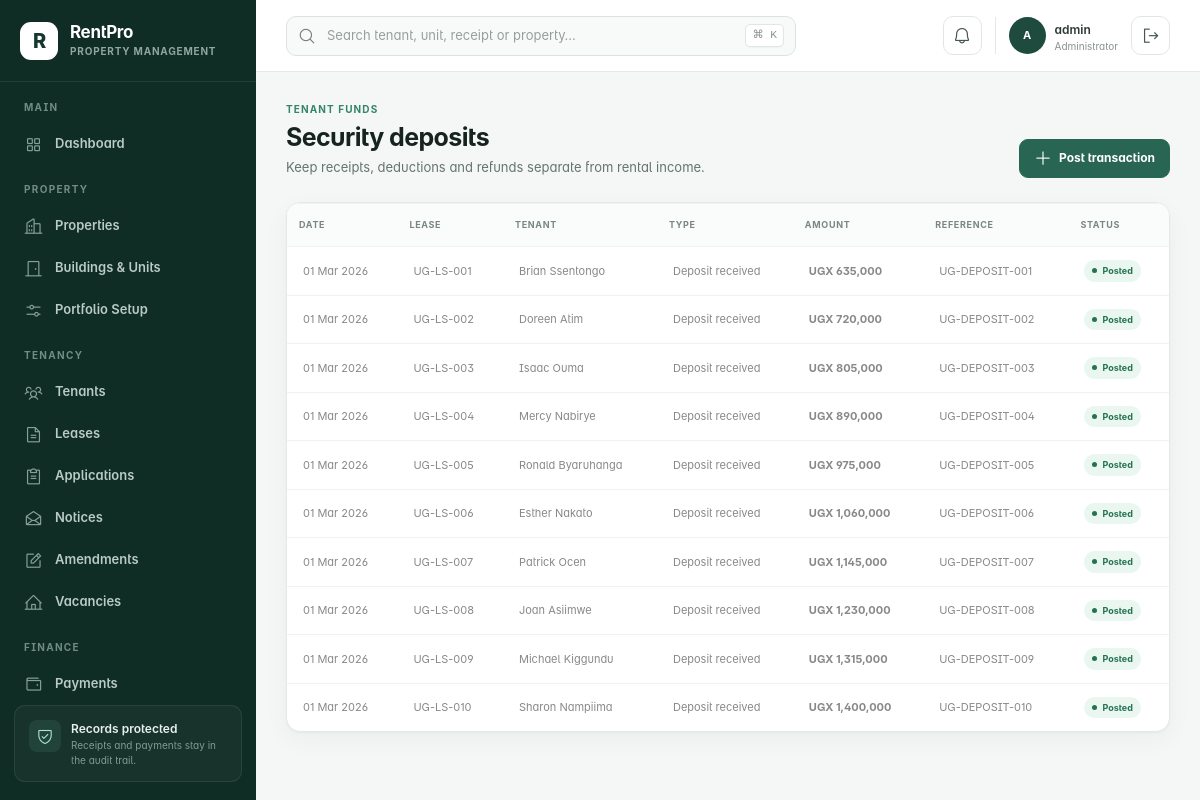
Screenshot of /deposits/ (signed in) with the database file from the repository.
### rentalapp/models.py (models this page shows, shortened)
class TimeStampedModel(models.Model):
    created_at = models.DateTimeField(default=timezone.now, editable=False)
    updated_at = models.DateTimeField(auto_now=True)
    class Meta:
        abstract = True

class SecurityDepositTransaction(TimeStampedModel):
    class TransactionType(models.TextChoices):
        RECEIPT = "receipt", "Deposit received"
        DEDUCTION = "deduction", "Deposit deduction"
        REFUND = "refund", "Deposit refund"
        ADJUSTMENT_IN = "adjustment_in", "Positive adjustment"
    class Status(models.TextChoices):
        POSTED = "posted", "Posted"
        VOID = "void", "Void"
    lease = models.ForeignKey(Lease, on_delete=models.PROTECT, related_name="deposit_transactions")
    transaction_type = models.CharField(max_length=20, choices=TransactionType.choices)
    amount = models.DecimalField(max_digits=14, decimal_places=2)
    transaction_date = models.DateField(default=timezone.localdate)
    reference = models.CharField(max_length=100, blank=True)
    reason = models.TextField(blank=True)
    status = models.CharField(max_length=20, choices=Status.choices, default=Status.POSTED)
    posted_by = models.ForeignKey(
        settings.AUTH_USER_MODEL,
        on_delete=models.PROTECT,
        related_name="posted_deposit_transactions",
        null=True,
        blank=True,
    )
    void_reason = models.TextField(blank=True)
    objects = ProtectedFinancialQuerySet.as_manager()
    class Meta:
        ordering = ("transaction_date", "id")
        constraints = [models.CheckConstraint(condition=models.Q(amount__gt=0), name="positive_deposit_transaction")]

class Lease(TimeStampedModel):
    class Status(models.TextChoices):
        DRAFT = "draft", "Draft"
        PENDING = "pending", "Pending approval"
        ACTIVE = "active", "Active"
        EXPIRING = "expiring", "Expiring soon"
        EXPIRED = "expired", "Expired"
        TERMINATED = "terminated", "Terminated"
        RENEWED = "renewed", "Renewed"
    FREQUENCY_CHOICES = (("monthly", "Monthly"), ("quarterly", "Quarterly"), ("annual", "Annual"))
    lease_number = models.CharField(max_length=30, unique=True)
    tenant = models.ForeignKey(Tenant, on_delete=models.PROTECT, related_name="leases")
    unit = models.ForeignKey(Unit, on_delete=models.PROTECT, related_name="leases")
    start_date = models.DateField()
    end_date = models.DateField()
    rent_amount = models.DecimalField(max_digits=14, decimal_places=2)
    billing_frequency = models.CharField(max_length=20, choices=FREQUENCY_CHOICES, default="monthly")
    due_day = models.PositiveSmallIntegerField(
        default=1, validators=[MinValueValidator(1), MaxValueValidator(28)]
    )
    security_deposit_required = models.DecimalField(max_digits=14, decimal_places=2, default=0)
    security_deposit_received = models.DecimalField(max_digits=14, decimal_places=2, default=0)
    notice_period_days = models.PositiveSmallIntegerField(default=30)
    status = models.CharField(max_length=20, choices=Status.choices, default=Status.DRAFT)
    notes = models.TextField(blank=True)
    application = models.OneToOneField(
        "RentalApplication",
        on_delete=models.PROTECT,
        related_name="lease",
        null=True,
        blank=True,
    )
    renewal_of = models.ForeignKey(
        "self",
        on_delete=models.PROTECT,
        related_name="renewals",
        null=True,
        blank=True,
    )
    signed_at = models.DateTimeField(null=True, blank=True)
    activated_at = models.DateTimeField(null=True, blank=True)
    terminated_at = models.DateTimeField(null=True, blank=True)
    termination_reason = models.TextField(blank=True)
    class Meta:
        ordering = ("-start_date", "lease_number")
        constraints = [
            models.UniqueConstraint(
                fields=("unit",),
                condition=models.Q(status__in=("active", "expiring")),
                name="one_current_lease_per_unit",
            )
        ]
    def __str__(self):
        return f"{self.lease_number} · {self.tenant}"

class Tenant(TimeStampedModel):
    class Status(models.TextChoices):
        PROSPECTIVE = "prospective", "Prospective"
        ACTIVE = "active", "Active"
        NOTICE_GIVEN = "notice_given", "Notice given"
        FORMER = "former", "Former"
        BLOCKED = "blocked", "Blocked"
    user = models.OneToOneField(
        settings.AUTH_USER_MODEL,
        on_delete=models.SET_NULL,
        null=True,
        blank=True,
        related_name="tenant_profile",
    )
    full_name = models.CharField(max_length=140, blank=True)
    phone = models.CharField(max_length=20)
    alternative_phone = models.CharField(max_length=20, blank=True)
    email = models.EmailField(blank=True)
    nationality = models.CharField(max_length=80, default="Ugandan", blank=True)
    national_id = models.CharField(max_length=30, blank=True)
    emergency_contact = models.CharField(max_length=100, blank=True)
    emergency_phone = models.CharField(max_length=20, blank=True)
    status = models.CharField(max_length=20, choices=Status.choices, default=Status.ACTIVE)
    class Meta:
        ordering = ("full_name", "id")
    def __str__(self):
        return self.full_name or (self.user.get_full_name() if self.user else self.phone)

### rentalapp/views.py (the view, shortened to what this page needs)
# urls.py: path("deposits/", views.deposit_list, name="deposit_list"),
@login_and_roles_required(*FINANCE_ROLES)
def deposit_list(request):
    form = SecurityDepositTransactionForm(request.POST or None, initial={"lease": request.GET.get("lease")})
    return render(
        request,
        "finance/deposits.html",
        {
            "transactions": SecurityDepositTransaction.objects.select_related("lease__tenant", "lease__unit", "posted_by"),
            "form": form,
        },
    )

### rentalapp/forms.py (shortened to what this page needs)
class SecurityDepositTransactionForm(StyledModelForm):
    class Meta:
        model = SecurityDepositTransaction
        fields = ("lease", "transaction_type", "amount", "transaction_date", "reference", "reason")
        widgets = {"transaction_date": forms.DateInput(attrs={"type": "date"})}
    def __init__(self, *args, **kwargs):
        super().__init__(*args, **kwargs)
        self.fields["lease"].queryset = Lease.objects.exclude(
            status__in=(Lease.Status.DRAFT, Lease.Status.PENDING)
        ).select_related("tenant", "unit")

### rentalapp/context_processors.py (called while the page is built)
def workspace_context(request):
    notifications = Notification.objects.filter(is_read=False)
    if request.user.is_authenticated:
        notifications = notifications.filter(Q(user=request.user) | Q(user__isnull=True))
    else:
        notifications = notifications.filter(user__isnull=True)
    role = get_user_role(request.user)
    if role == "tenant":
        home_url = reverse("tenant_portal")
    elif role == "landlord":
        home_url = reverse("landlord_portal")
    elif role in STAFF_ROLES:
        home_url = reverse("dashboard")
    else:
        home_url = reverse("home")
    return {
        "workspace_notifications": notifications[:5],
        "workspace_notification_count": notifications.count(),
        "workspace_role": role,
        "workspace_home_url": home_url,
    }

### rentalapp/permissions.py (called while the page is built)
def get_user_role(user):
    if not getattr(user, "is_authenticated", False):
        return None
    if user.is_superuser:
        return UserProfile.Role.ADMINISTRATOR
    profile = getattr(user, "rental_profile", None)
    if not profile or not profile.is_active:
        return UserProfile.Role.VIEWER
    return profile.role

def user_has_role(user, roles):
    return get_user_role(user) in roles

def login_and_roles_required(*roles, write_only=False):
    def decorator(view):
        @wraps(view)
        def wrapped(request, *args, **kwargs):
            if not request.user.is_authenticated:
                return redirect_to_login(request.get_full_path())
            should_check = not write_only or request.method not in ("GET", "HEAD", "OPTIONS")
            if roles and should_check and not user_has_role(request.user, roles):
                raise PermissionDenied("Your role does not allow this action.")
            return view(request, *args, **kwargs)
        return wrapped
    return decorator

### rentalapp/templatetags/rental_tags.py (called while the page is built)
@register.filter
def initials(value):
    words = str(value or "R").split()
    return "".join(word[0] for word in words[:2]).upper()

### rentalapp/templates/finance/deposits.html (shortened to what this page needs)
{% extends 'base.html' %}{% load rental_tags %}
{% block content %}<header class="page-header"><div><span class="eyebrow">Tenant funds</span><h1>Security deposits</h1><p>Keep receipts, deductions and refunds separate from rental income.</p></div><button class="btn btn-primary" data-bs-toggle="modal" data-bs-target="#depositTransaction"><i class="ph ph-plus"></i> Post transaction</button></header><section class="data-card"><table class="table"><thead><tr><th>Date</th><th>Lease</th><th>Tenant</th><th>Type</th><th>Amount</th><th>Reference</th><th>Status</th></tr></thead><tbody>{% for item in transactions %}<tr><td>{{ item.transaction_date|date:'d M Y' }}</td><td><a href="{% url 'lease_detail' item.lease.pk %}">{{ item.lease.lease_number }}</a></td><td>{{ item.lease.tenant }}</td><td>{{ item.get_transaction_type_display }}</td><td class="money">{{ item.amount|ugx }}</td><td>{{ item.reference|default:'—' }}</td><td><span class="status-pill {{ item.status|status_class }}">{{ item.get_status_display }}</span></td></tr>{% empty %}<tr><td colspan="7"><div class="empty-state">No deposit transactions posted.</div></td></tr>{% endfor %}</tbody></table></section>{% with modal_id='depositTransaction' modal_title='Post deposit transaction' eyebrow='Protected financial record' submit_label='Post transaction' %}{% include 'includes/create_modal.html' %}{% endwith %}{% endblock %}

### rentalapp/templates/base.html (shortened to what this page needs)
{% load static rental_tags %}
<!doctype html>
<html lang="en">
<head>
  <link rel="stylesheet" href="{% static 'assets/css/plugins/phosphor-icons.css' %}">
  <link rel="stylesheet" href="{% static 'assets/css/style.css' %}">
  <link rel="stylesheet" href="{% static 'assets/css/rentpro.css' %}">
</head>
<body>
  <div class="app-shell">
    <aside class="app-sidebar offcanvas-lg offcanvas-start" tabindex="-1" id="mainSidebar" aria-label="Primary navigation">
      <div class="sidebar-brand">
        <a href="{{ workspace_home_url }}" class="brand-mark" aria-label="RentPro home">R</a>
        <div><a href="{{ workspace_home_url }}" class="brand-name">RentPro</a><span>Property Management</span></div>
      </div>
      <nav class="sidebar-nav">
        {% if workspace_role == 'tenant' %}
        <div class="nav-group">
          <span class="nav-caption">Tenant portal</span>
          <a href="{% url 'tenant_portal' %}" class="nav-link active"><i class="ph ph-house-user"></i><span>My tenancy</span></a>
        </div>
        {% elif workspace_role == 'landlord' %}
        <div class="nav-group">
          <span class="nav-caption">Landlord portal</span>
          <a href="{% url 'landlord_portal' %}" class="nav-link active"><i class="ph ph-buildings"></i><span>My portfolio</span></a>
        </div>
        {% else %}
        <div class="nav-group">
          <span class="nav-caption">Main</span>
          <a href="{% url 'dashboard' %}" class="nav-link {% if request.resolver_match.url_name == 'dashboard' %}active{% endif %}"><i class="ph ph-squares-four"></i><span>Dashboard</span></a>
        </div>
        <div class="nav-group">
          <span class="nav-caption">Property</span>
          <a href="{% url 'property_list' %}" class="nav-link {% if 'property' in request.resolver_match.url_name %}active{% endif %}"><i class="ph ph-buildings"></i><span>Properties</span></a>
          <a href="{% url 'unit_list' %}" class="nav-link {% if 'unit' in request.resolver_match.url_name %}active{% endif %}"><i class="ph ph-door"></i><span>Buildings &amp; Units</span></a>
          <a href="{% url 'portfolio_setup' %}" class="nav-link {% if request.resolver_match.url_name == 'portfolio_setup' %}active{% endif %}"><i class="ph ph-sliders-horizontal"></i><span>Portfolio Setup</span></a>
        </div>
        <div class="nav-group">
          <span class="nav-caption">Tenancy</span>
          <a href="{% url 'tenant_list' %}" class="nav-link {% if 'tenant' in request.resolver_match.url_name %}active{% endif %}"><i class="ph ph-users-three"></i><span>Tenants</span></a>
          <a href="{% url 'lease_list' %}" class="nav-link {% if 'lease' in request.resolver_match.url_name %}active{% endif %}"><i class="ph ph-file-text"></i><span>Leases</span></a>
          <a href="{% url 'application_list' %}" class="nav-link {% if 'application' in request.resolver_match.url_name %}active{% endif %}"><i class="ph ph-clipboard-text"></i><span>Applications</span></a>
          <a href="{% url 'notice_list' %}" class="nav-link {% if request.resolver_match.url_name == 'notice_list' %}active{% endif %}"><i class="ph ph-envelope-open"></i><span>Notices</span></a>
          <a href="{% url 'amendment_list' %}" class="nav-link {% if 'amendment' in request.resolver_match.url_name %}active{% endif %}"><i class="ph ph-note-pencil"></i><span>Amendments</span></a>
          <a href="{% url 'unit_list' %}?status=available" class="nav-link"><i class="ph ph-house-line"></i><span>Vacancies</span></a>
        </div>
        <div class="nav-group">
          <span class="nav-caption">Finance</span>
          <a href="{% url 'payment_list' %}" class="nav-link "><i class="ph ph-wallet"></i><span>Payments</span></a>
        </div>
        {% endif %}
      </nav>
      <div class="sidebar-help">
        <div class="help-icon"><i class="ph ph-shield-check"></i></div>
        <strong>Records protected</strong>
        <span>Receipts and payments stay in the audit trail.</span>
      </div>
    </aside>
    <div class="app-main">
      <header class="app-topbar">
        {% if workspace_role != 'tenant' and workspace_role != 'landlord' %}<form class="global-search" action="{% url 'global_search' %}" method="get" role="search">
          <i class="ph ph-magnifying-glass"></i>
          <input type="search" name="q" value="{{ request.GET.q|default:'' }}" placeholder="Search tenant, unit, receipt or property…" aria-label="Global search">
          <kbd>⌘ K</kbd>
        </form>{% endif %}
        <div class="topbar-actions">
          <div class="dropdown">
            <button class="icon-button notification-button" type="button" data-bs-toggle="dropdown" aria-expanded="false" aria-label="Notifications">
              <i class="ph ph-bell"></i>{% if workspace_notification_count %}<span>{{ workspace_notification_count }}</span>{% endif %}
            </button>
          </div>
          <div class="user-chip">
            <span class="avatar">{% if request.user.is_authenticated %}{{ request.user.get_full_name|default:request.user.username|initials }}{% else %}PM{% endif %}</span>
            <span class="d-none d-md-flex"><strong>{% if request.user.is_authenticated %}{{ request.user.get_full_name|default:request.user.username }}{% else %}Property Manager{% endif %}</strong><small>{{ workspace_role|default:'Operations'|title }}</small></span>
          </div>
          {% if request.user.is_authenticated %}<form method="post" action="{% url 'logout' %}">{% csrf_token %}<button class="icon-button" type="submit" title="Sign out"><i class="ph ph-sign-out"></i><span class="visually-hidden">Sign out</span></button></form>{% endif %}
        </div>
      </header>
      <main class="app-content">
        {% block content %}{% endblock %}
      </main>
    </div>
  </div>
</body>
</html>

### rows the page displays
SecurityDepositTransaction: transaction_date "01 Mar 2026", lease.lease_number "UG-LS-001", lease.tenant "Brian Ssentongo", transaction_type "Deposit received", amount|ugx "UGX 635,000", reference "UG-DEPOSIT-001", status "Posted"
SecurityDepositTransaction: transaction_date "01 Mar 2026", lease.lease_number "UG-LS-002", lease.tenant "Doreen Atim", transaction_type "Deposit received", amount|ugx "UGX 720,000", reference "UG-DEPOSIT-002", status "Posted"
SecurityDepositTransaction: transaction_date "01 Mar 2026", lease.lease_number "UG-LS-003", lease.tenant "Isaac Ouma", transaction_type "Deposit received", amount|ugx "UGX 805,000", reference "UG-DEPOSIT-003", status "Posted"
SecurityDepositTransaction: transaction_date "01 Mar 2026", lease.lease_number "UG-LS-004", lease.tenant "Mercy Nabirye", transaction_type "Deposit received", amount|ugx "UGX 890,000", reference "UG-DEPOSIT-004", status "Posted"
SecurityDepositTransaction: transaction_date "01 Mar 2026", lease.lease_number "UG-LS-005", lease.tenant "Ronald Byaruhanga", transaction_type "Deposit received", amount|ugx "UGX 975,000", reference "UG-DEPOSIT-005", status "Posted"
SecurityDepositTransaction: transaction_date "01 Mar 2026", lease.lease_number "UG-LS-006", lease.tenant "Esther Nakato", transaction_type "Deposit received", amount|ugx "UGX 1,060,000", reference "UG-DEPOSIT-006", status "Posted"
SecurityDepositTransaction: transaction_date "01 Mar 2026", lease.lease_number "UG-LS-007", lease.tenant "Patrick Ocen", transaction_type "Deposit received", amount|ugx "UGX 1,145,000", reference "UG-DEPOSIT-007", status "Posted"
SecurityDepositTransaction: transaction_date "01 Mar 2026", lease.lease_number "UG-LS-008", lease.tenant "Joan Asiimwe", transaction_type "Deposit received", amount|ugx "UGX 1,230,000", reference "UG-DEPOSIT-008", status "Posted"
SecurityDepositTransaction: transaction_date "01 Mar 2026", lease.lease_number "UG-LS-009", lease.tenant "Michael Kiggundu", transaction_type "Deposit received", amount|ugx "UGX 1,315,000", reference "UG-DEPOSIT-009", status "Posted"
SecurityDepositTransaction: transaction_date "01 Mar 2026", lease.lease_number "UG-LS-010", lease.tenant "Sharon Nampiima", transaction_type "Deposit received", amount|ugx "UGX 1,400,000", reference "UG-DEPOSIT-010", status "Posted"

### other values shown
{{ request.user.get_full_name|default:request.user.username|initials }} "A"
{{ request.user.get_full_name|default:request.user.username }} "admin"
{{ workspace_role|default:'Operations'|title }} "Administrator"
